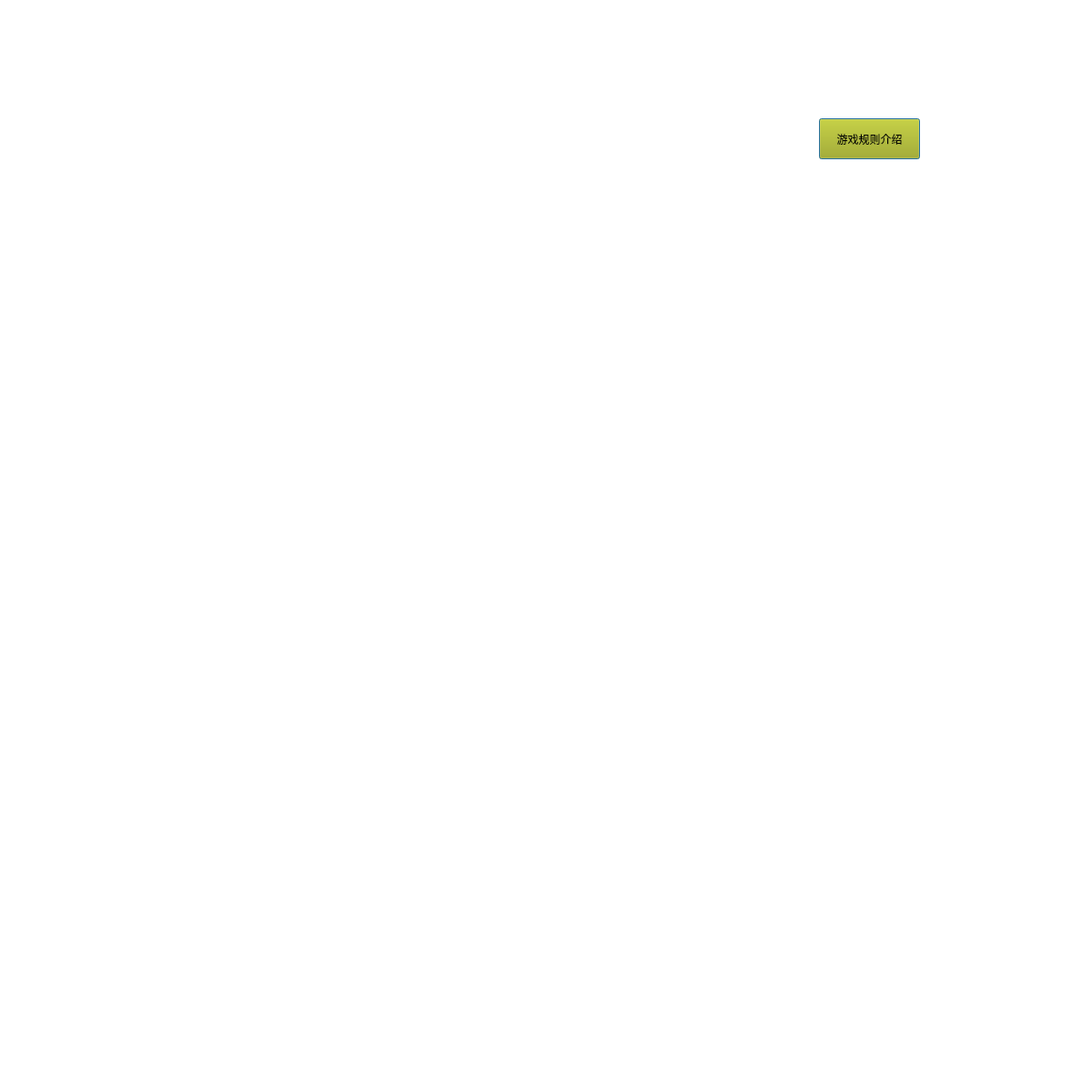
<?xml version="1.0" encoding="UTF-8"?>
<ui version="4.0">
 <class>board1</class>
 <widget class="QDialog" name="board1">
  <property name="geometry">
   <rect>
    <x>0</x>
    <y>0</y>
    <width>1200</width>
    <height>1200</height>
   </rect>
  </property>
  <property name="windowTitle">
   <string>Dialog</string>
  </property>
  <property name="styleSheet">
   <string notr="true">
background-color: rgb(255, 255, 255);</string>
  </property>
  <widget class="QPushButton" name="pushButton">
   <property name="geometry">
    <rect>
     <x>900</x>
     <y>130</y>
     <width>111</width>
     <height>45</height>
    </rect>
   </property>
   <property name="styleSheet">
    <string notr="true">background-color: rgb(170, 170, 0);</string>
   </property>
   <property name="text">
    <string>游戏规则介绍</string>
   </property>
  </widget>
 </widget>
 <resources/>
 <connections/>
</ui>
